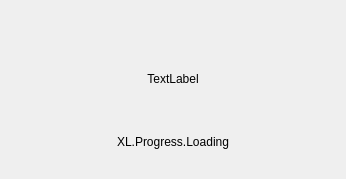
<?xml version="1.0" encoding="UTF-8"?>
<ui version="4.0">
 <class>XLProgressDialog</class>
 <widget class="QDialog" name="XLProgressDialog">
  <property name="windowModality">
   <enum>Qt::ApplicationModal</enum>
  </property>
  <property name="geometry">
   <rect>
    <x>0</x>
    <y>0</y>
    <width>346</width>
    <height>179</height>
   </rect>
  </property>
  <property name="windowTitle">
   <string>Dialog</string>
  </property>
  <property name="modal">
   <bool>true</bool>
  </property>
  <layout class="QVBoxLayout" name="verticalLayout">
   <item>
    <spacer name="verticalSpacer">
     <property name="orientation">
      <enum>Qt::Vertical</enum>
     </property>
     <property name="sizeHint" stdset="0">
      <size>
       <width>20</width>
       <height>40</height>
      </size>
     </property>
    </spacer>
   </item>
   <item alignment="Qt::AlignHCenter">
    <widget class="QLabel" name="loadingLabel">
     <property name="minimumSize">
      <size>
       <width>100</width>
       <height>100</height>
      </size>
     </property>
     <property name="maximumSize">
      <size>
       <width>100</width>
       <height>100</height>
      </size>
     </property>
     <property name="text">
      <string>TextLabel</string>
     </property>
     <property name="alignment">
      <set>Qt::AlignCenter</set>
     </property>
    </widget>
   </item>
   <item>
    <widget class="QLabel" name="msgLabel">
     <property name="text">
      <string>XL.Progress.Loading</string>
     </property>
     <property name="alignment">
      <set>Qt::AlignCenter</set>
     </property>
    </widget>
   </item>
   <item>
    <spacer name="verticalSpacer_2">
     <property name="orientation">
      <enum>Qt::Vertical</enum>
     </property>
     <property name="sizeHint" stdset="0">
      <size>
       <width>20</width>
       <height>40</height>
      </size>
     </property>
    </spacer>
   </item>
  </layout>
 </widget>
 <resources>
  <include location="obs.qrc"/>
 </resources>
 <connections/>
</ui>
